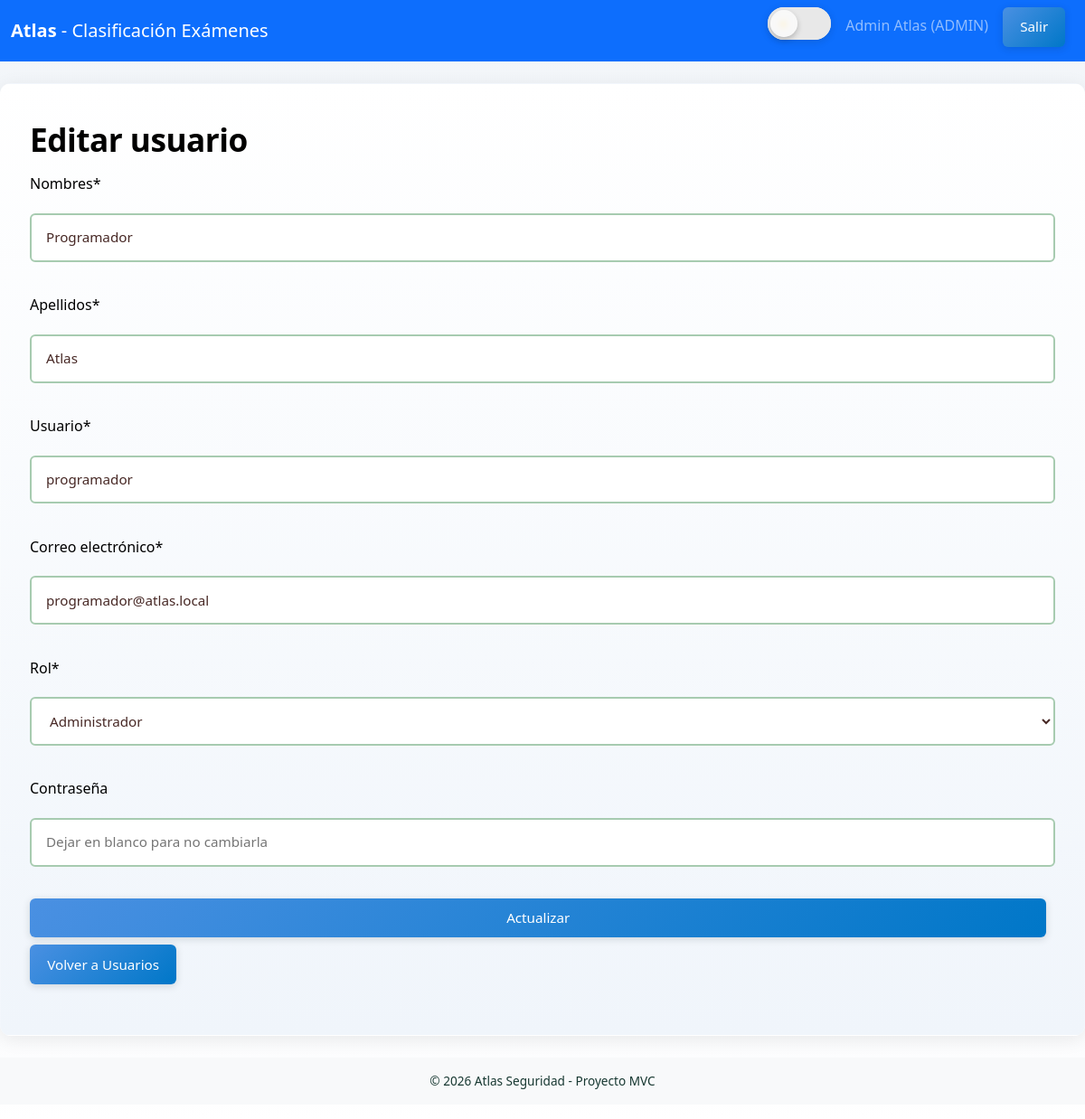
/index.php?c=dashboard&a=editUser&id=2 (signed in), run on the app's committed database.
### tables this page shows
CREATE TABLE IF NOT EXISTS users (
  id INT AUTO_INCREMENT PRIMARY KEY,
  role_id INT NOT NULL,
  username VARCHAR(80) NOT NULL UNIQUE,
  password VARCHAR(255) NOT NULL,
  fullname VARCHAR(120) NOT NULL,
  email VARCHAR(120) DEFAULT NULL,
  created_at TIMESTAMP DEFAULT CURRENT_TIMESTAMP,
  FOREIGN KEY (role_id) REFERENCES roles(id) ON DELETE RESTRICT ON UPDATE CASCADE
);

### controllers/DashboardController.php (called while the page is built, shortened)
<?php
class DashboardController
{
    private function getRoleOptions()
    {
        return [
            1 => 'Administrador',
            2 => 'Supervisor',
            4 => 'Coordinador de área',
            3 => 'Trabajador',
        ];
    }
    public function editUser()
    {
        $id = intval($_GET['id'] ?? 0);
        $userModel = new UserModel();
        $user = $userModel->findById($id);
        $roleOptions = $this->getRoleOptions();
        include __DIR__ . '/../views/dashboard/edit_user.php';
    }
}

### index.php (called while the page is built, shortened)
<?php
require_once __DIR__ . '/config/Database.php';
require_once __DIR__ . '/models/BaseModel.php';
require_once __DIR__ . '/models/UserModel.php';
require_once __DIR__ . '/controllers/DashboardController.php';
$controller = $_GET['c'] ?? 'auth';
$action = $_GET['a'] ?? 'login';
switch ($controller) {
    case 'dashboard':
        $ctrl = new DashboardController();
        break;
}
$ctrl->{$action}();

### config/Database.php (called while the page is built)
<?php
class Database
{
    private static $instance = null;
    private $pdo;
    private function __construct()
    {
        $host = '127.0.0.1';
        $db   = 'atlas';
        $user = 'root';
        $pass = '';
        $charset = 'utf8mb4';
        $dsn = "mysql:host=$host;dbname=$db;charset=$charset";
        $options = [
            PDO::ATTR_ERRMODE => PDO::ERRMODE_EXCEPTION,
            PDO::ATTR_DEFAULT_FETCH_MODE => PDO::FETCH_ASSOC,
            PDO::ATTR_EMULATE_PREPARES => false,
        ];
        $this->pdo = new PDO($dsn, $user, $pass, $options);
    }
    public static function getInstance()
    {
        if (self::$instance === null) {
            self::$instance = new self();
        }
        return self::$instance;
    }
    public function getConnection()
    {
        return $this->pdo;
    }
}

### models/BaseModel.php (called while the page is built, shortened)
<?php
abstract class BaseModel
{
    public function __construct()
    {
        $this->db = Database::getInstance()->getConnection();
    }
}

### models/UserModel.php (called while the page is built, shortened)
<?php
class UserModel extends BaseModel
{
    public function findById(int $id)
    {
        $stmt = $this->db->prepare('SELECT u.*, r.name as role_name FROM users u JOIN roles r ON u.role_id = r.id WHERE u.id = ?');
        $stmt->execute([$id]);
        return $stmt->fetch();
    }
}

### views/dashboard/edit_user.php (the view, shortened to what this page needs)
<?php include __DIR__ . '/../layouts/header.php'; ?>
<h1>Editar usuario</h1>
<?php
$fullnameParts = explode(' ', $user['fullname'] ?? '', 2);
$nombres = $fullnameParts[0] ?? '';
$apellidos = $fullnameParts[1] ?? '';
?>
<form method="post" action="index.php?c=dashboard&a=editUser&id=<?= htmlspecialchars($user['id']) ?>" class="form-grid">
    <label>Nombres<span>*</span></label>
    <input type="text" name="nombres" value="<?= htmlspecialchars($nombres) ?>" required>
    <label>Apellidos<span>*</span></label>
    <input type="text" name="apellidos" value="<?= htmlspecialchars($apellidos) ?>" required>
    <label>Usuario<span>*</span></label>
    <input type="text" name="username" value="<?= htmlspecialchars($user['username'] ?? '') ?>" required>
    <label>Correo electrónico<span>*</span></label>
    <input type="email" name="email" value="<?= htmlspecialchars($user['email'] ?? '') ?>" required>
    <label>Rol<span>*</span></label>
    <select name="role_id" required>
        <?php foreach ($roleOptions as $rid => $roleLabel): ?>
            <option value="<?= $rid ?>" <?= (isset($user['role_id']) && $user['role_id'] == $rid) ? 'selected' : '' ?>><?= htmlspecialchars($roleLabel) ?></option>
        <?php endforeach; ?>
    </select>
    <label>Contraseña</label>
    <input type="password" name="password" placeholder="Dejar en blanco para no cambiarla">
    <button type="submit" class="btn">Actualizar</button>
</form>
<p><a class="btn" href="index.php?c=dashboard&a=users">Volver a Usuarios</a></p>
<?php include __DIR__ . '/../layouts/footer.php'; ?>

### public/css/style.css (style rules this page uses)
:root { --bg-start: #F4F7FA; --bg-end: #E9EDF4; --text: #000000; --text-high: #000000; --text-muted: #000000; --topbar-bg: linear-gradient(135deg, #4973A8, #24618F); --topbar-color: #FFFFFF; --btn-bg: linear-gradient(135deg, #4A90E2, #0077C8); --btn-color: #FFFFFF; --btn-hover-opacity: .96; --card-bg: linear-gradient(180deg, #FFFFFF, #F0F5FB); --card-border: #B1C6DD; --table-head-bg: #3A6A9A; --table-head-color: #FFFFFF; }
body { margin: 0; font-family: 'Segoe UI', Tahoma, Geneva, Verdana, sans-serif; background: linear-gradient(180deg, var(--bg-start) 0%, var(--bg-end) 55%, #fff 100%); color: #000000; transition: background .4s ease, color .4s ease; }
body h1 { font-size: 2.2rem; font-weight: 600; margin: 0.5rem 0 1rem 0; letter-spacing: -0.5px; }
body p { line-height: 1.6; }
body p, body h1, body h2, body h3, body h4, body h5, body h6, body label, body a { color: #000000; }
input, select { width: 100%; padding: 0.85rem 1rem; margin: .3rem 0 1.2rem; border: 2px solid #A7CBB0; border-radius: 6px; background: #fff; color: #472825; font-weight: 500; font-size: 0.95rem; transition: border-color 0.3s ease, box-shadow 0.3s ease; }
button, .btn { background: var(--btn-bg); color: var(--btn-color); border: 0; padding: 0.65rem 1.2rem; border-radius: 6px; cursor: pointer; text-decoration: none; display: inline-block; box-shadow: 0 2px 8px rgba(5,31,32,.15); transition: all 0.3s ease; font-weight: 500; font-size: 0.95rem; }
.btn { margin-right: .6rem; margin-bottom: 0.5rem; }
.form-grid { display: grid; gap: 1rem; }

### data on the page
users: nombres "Programador", apellidos "Atlas", username "programador", email "programador@atlas.local", role_id "Administrador"

### other printed values
$_SESSION['user']['fullname'] "Admin Atlas"
$_SESSION['user']['role'] "ADMIN"
